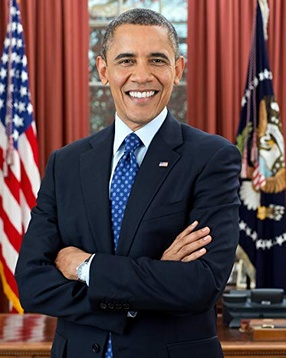
#> input picture images/Barack Obama.jpg, 286 x 358 px, shrunk from 425 x 531 before the run; its folder holds only this picture in this run
$ python genetic_algorithm.py
#> lines starting #> are read from the running program, lines starting #| are printed output that depends on the picture; long printed decimals are rounded
### code/basic_face_recognition.py
import numpy as np
import cv2
import os
from pathlib import Path

MIN_NEIGHBOURS = 5


def fr(scale_factor):
    '''
    Main face recognition function, uses the images directory as the dataset, trains a model
    on the available images and assigns a label to the input image based on the trained model.
    The labels are obtained from the file names of the images available in the images folder itself.

    @param scale_factor: the scale factor to be used for the face detection algorithm
    '''
#> called with scale_factor = 1.84

    try:
        # get current working directory using Path
        current_working_directory = Path.cwd()
        images_directory = os.path.join(
            current_working_directory.parent, 'images')

        # Create a list to store the known people's names (images to train the model on)
        known_people = []
        for file_name in os.listdir(images_directory):
            person_name = os.path.splitext(file_name)[0]
            known_people.append(person_name)

        # Create LBPH recognizer, list to store data and labels
        recognizer = cv2.face.LBPHFaceRecognizer_create()
        training_data = []
        labels = []

        # Loop through known people
        for person_name in known_people:

            img_path = os.path.join(images_directory, f"{person_name}.jpg")
            img = cv2.imread(img_path, cv2.IMREAD_GRAYSCALE)
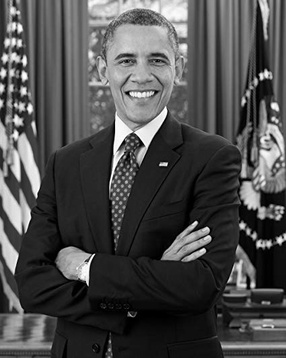
#> img: shape (358, 286); min 0, max 255, mean 76.7

            # Extract the face from the image
            face_cascade = cv2.CascadeClassifier(
                cv2.data.haarcascades + 'haarcascade_frontalface_default.xml')
            faces = face_cascade.detectMultiScale(
                img, scaleFactor=scale_factor, minNeighbors=MIN_NEIGHBOURS, minSize=(30, 30))
#> faces = [[99, 29, 82, 82]]

            # add face to training data list and label to known labels
            for (x, y, w, h) in faces:
                face = img[y:y + h, x:x + w]
                training_data.append(face)
                labels.append(known_people.index(person_name))
#> this loop made 1 pass
#> after the loop, labels = [0]; training_data = 1 item

        # Train the LBPH model with the training data and labels
        recognizer.train(training_data, np.array(labels))

        # Load the input image
        input_image_path = os.path.join(
            current_working_directory.parent, 'input.jpg')
        input_image = cv2.imread(input_image_path, cv2.IMREAD_GRAYSCALE)
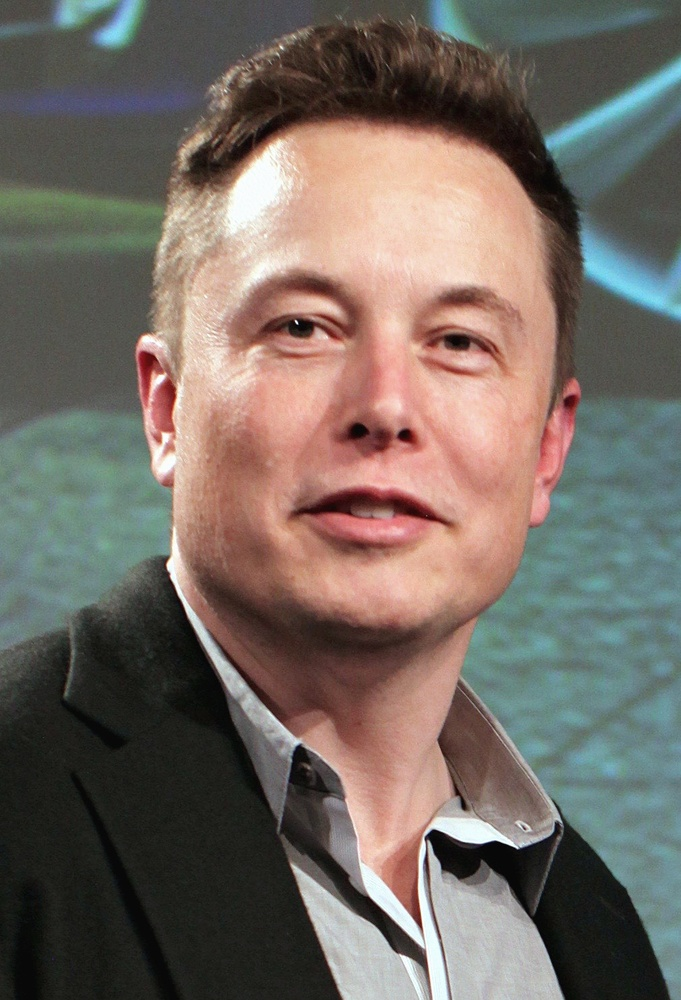
#> input picture input.jpg, 681 x 1000 px, shrunk from 1011 x 1484 before the run
#> input_image: shape (1000, 681); min 0, max 255, mean 108.4

        # Detect faces in the input image and loop through them
        faces = face_cascade.detectMultiScale(
            input_image, scaleFactor=scale_factor, minNeighbors=MIN_NEIGHBOURS, minSize=(30, 30))
#> faces = [[123, 127, 512, 512]]

        for (x, y, w, h) in faces:
            face = input_image[y:y + h, x:x + w]

            # Predict the label for the detected face using the trained LBPH model
            label, loss = recognizer.predict(face)
            confidence = 100 - loss

            # Check if the predicted label is in the known people list
            if label < len(known_people):
                person_name = known_people[label]
                cv2.putText(input_image, f"{person_name}: {confidence:.2f}",
                            (x, y - 10), cv2.FONT_HERSHEY_SIMPLEX, 0.7, (255, 0, 0), 2)

            # If the predicted label is not in the known people list, display 'Unidentified'
            else:
                cv2.putText(input_image, "Unidentified", (x, y - 10),
                            cv2.FONT_HERSHEY_SIMPLEX, 0.7, (255, 0, 0), 2)
#> this loop made 1 pass
#> (x, y, w, h, label, loss, confidence, person_name) on pass 1: (123, 127, 512, 512, 0, 90.24, 9.76, 'Barack Obama')
#> input_image: shape (1000, 681); min 0, max 255, mean 108.8

        # [7 lines of commented-out code are left out]

        return (person_name, confidence)

    except Exception as e:
        # print('Error:', e)
        return ('undefined', 0)

### code/fitness_function.py

from basic_face_recognition import fr


def fitness_function(scale_factor):
    '''
    Universal fitness function for all search algorithms.
    If there is a label mismatch, return zero.
    Otherwise, return the confidence value.
    '''

    person_name, confidence = fr(scale_factor)
#> person_name = 'Barack Obama'; confidence = 9.76
    return confidence, person_name

### code/genetic_algorithm.py
import os
import random
import datetime
import matplotlib.pyplot as plt
from fitness_function import fitness_function


def genetic_algorithm(population_size, fitness_func, num_generations, mutation_rate, mode):
    '''
    Implementation of a genetic algorithm to find the fittest individual in a population
    to be used for parameter tuning of a machine learning model for facial recognition.

    @param population_size: the number of individuals in the population
    @param fitness_func: the fitness function to be used to evaluate the fitness of each individual
    @param num_generations: the number of generations to evolve the population
    @param mutation_rate: the probability of mutation of an offspring
    @param mode: the mode of the genetic algorithm to be used (1: show plot after every generation
    2: save a plot showing the param values vs fitness scores for each individual in every generation)
    '''

    # create an initial population of random parameter values
    population = [random.uniform(1, 2) for _ in range(population_size)]
    print(f'Initial population: {population}')
    temp = [fitness_func(param) for param in population]
#> call 2 of fr, with scale_factor = 1.76
#> in fr (call 2), `faces = face_cascade.detectMultiScale( img, scaleFactor=scale_factor, ..`: faces = [[105, 33, 74, 74]]
#> the loop in fr (call 2), `for (x, y, w, h) in faces:` made 1 pass
#> in fr (call 2), `faces = face_cascade.detectMultiScale( input_image, scaleFactor=scale_..`: faces = [[189, 183, 403, 403]]
#> the loop in fr (call 2), `for (x, y, w, h) in faces:` made 1 pass
#> (x, y, w, h, label, loss, confidence, person_name) on pass 1: (189, 183, 403, 403, 0, 97.1, 2.9, 'Barack Obama')
#> after the loop in fr (call 2), `for (x, y, w, h) in faces:`:
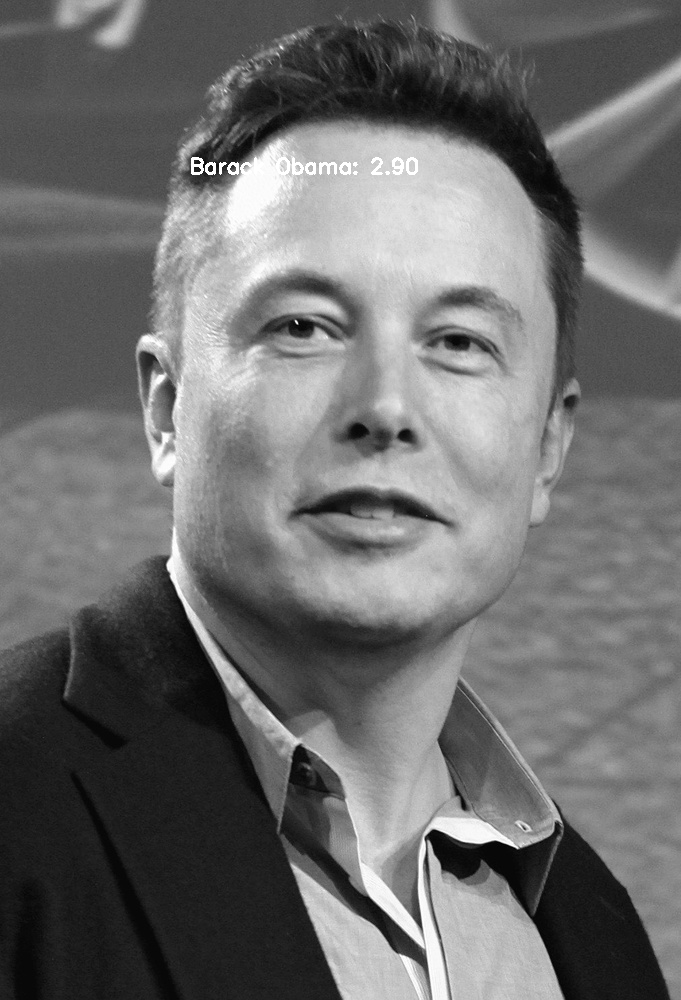
#> input_image: shape (1000, 681); min 0, max 255, mean 108.6
#> call 3 of fr, with scale_factor = 1.42
#> in fr (call 3), `faces = face_cascade.detectMultiScale( img, scaleFactor=scale_factor, ..`: faces = [[108, 35, 69, 69], [96, 21, 98, 98]]
#> the loop in fr (call 3), `for (x, y, w, h) in faces:` made 2 passes
#> after the loop in fr (call 3), `for (x, y, w, h) in faces:`: labels = [0, 0]; training_data = 2 items
#> in fr (call 3), `faces = face_cascade.detectMultiScale( input_image, scaleFactor=scale_..`: faces = [[187, 181, 398, 398], [97, 100, 565, 565]]
#> the loop in fr (call 3), `for (x, y, w, h) in faces:` made 2 passes
#> (x, y, w, h, label, loss, confidence, person_name) on passes 1 to 2: (187, 181, 398, 398, 0, 79.27, 20.73, 'Barack Obama'), (97, 100, 565, 565, 0, 77.42, 22.58, 'Barack Obama')
#> after the loop in fr (call 3), `for (x, y, w, h) in faces:`:
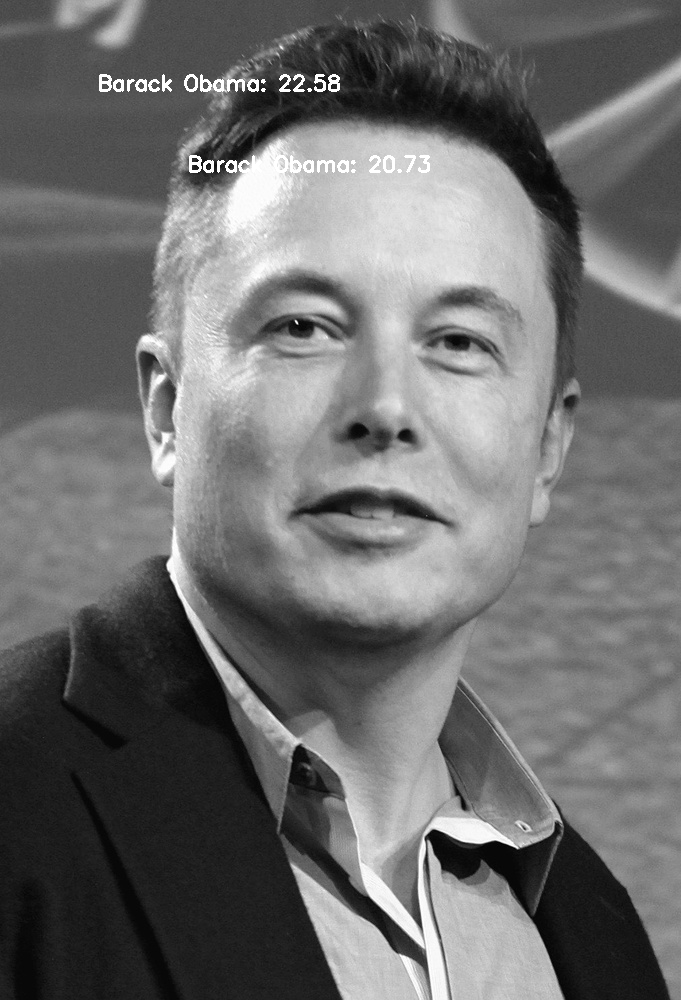
#> input_image: shape (1000, 681); min 0, max 255, mean 109.1
#> call 4 of fr, with scale_factor = 1.26
#> in fr (call 4), `faces = face_cascade.detectMultiScale( img, scaleFactor=scale_factor, ..`: faces = [[100, 28, 84, 84]]
#> the loop in fr (call 4), `for (x, y, w, h) in faces:` made 1 pass
#> after the loop in fr (call 4), `for (x, y, w, h) in faces:`: labels = [0]; training_data = 1 item
#> in fr (call 4), `faces = face_cascade.detectMultiScale( input_image, scaleFactor=scale_..`: faces = [[152, 150, 452, 452]]
#> the loop in fr (call 4), `for (x, y, w, h) in faces:` made 1 pass
#> (x, y, w, h, label, loss, confidence, person_name) on pass 1: (152, 150, 452, 452, 0, 86.91, 13.09, 'Barack Obama')
#> pass 1, in fr (call 4), `face = input_image[y:y + h, x:x + w]`:
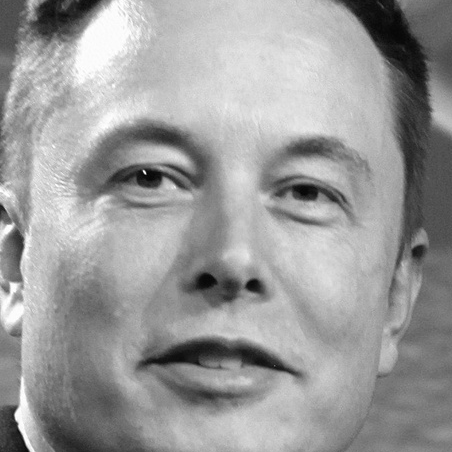
#> face: shape (452, 452); min 2, max 255, mean 155.1
#> after the loop in fr (call 4), `for (x, y, w, h) in faces:`:
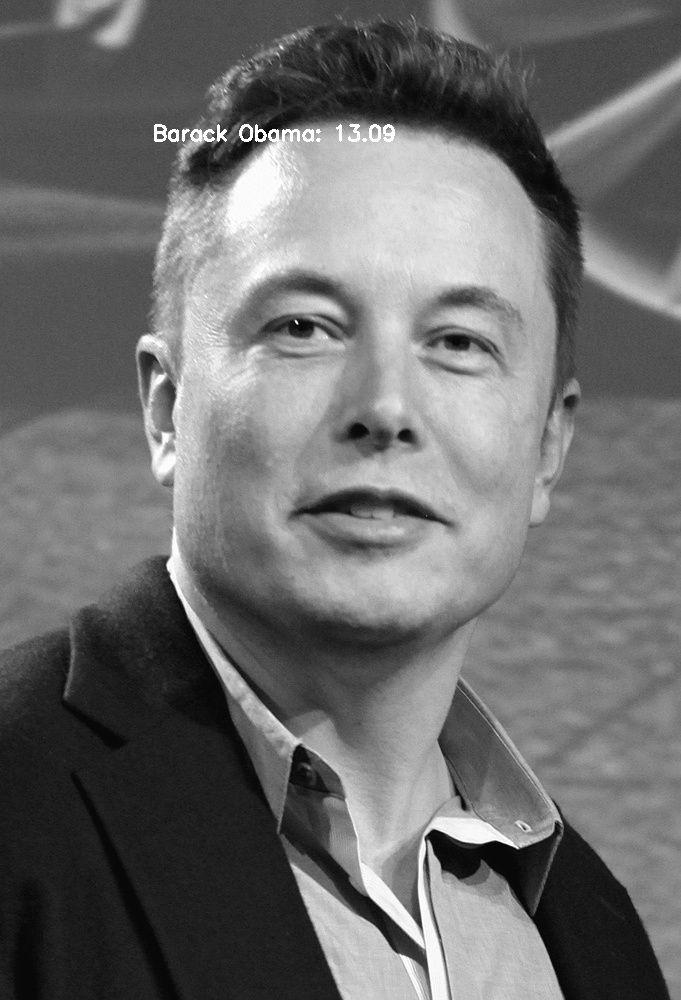
#> input_image: shape (1000, 681); min 0, max 255, mean 108.7
#> temp = [(9.76, 'Barack Obama'), (2.9, 'Barack Obama'), (22.58, 'Barack Obama'), (13.09, 'Barack Obama')]
    initial_fitness_scores = [val[0] for val in temp]
#> initial_fitness_scores = [9.76, 2.9, 22.58, 13.09]
    predictions = [val[1] for val in temp]
#> predictions = ['Barack Obama', 'Barack Obama', 'Barack Obama', 'Barack Obama']
    print(f'Initial fitness scores: {initial_fitness_scores}\n')
#| Initial fitness scores: [9.762, 2.902, 22.583, 13.094]
    print('-' * 180, '\n')

    now = datetime.datetime.now()
    # Format the date and time as "DD-MM-YYYY at HH:MM"
    formatted_datetime = now.strftime("%d-%m-%Y at %H-%M-%S")

    if (mode == 2):
        # create a directory for saving the plots
        plots_dir = f'GA Plots [{formatted_datetime}]'
        os.makedirs(plots_dir, exist_ok=True)

    generation_number = 0
    for i in range(num_generations):
        print(f'Generation #{i + 1}:\n')
        # evaluate fitness of each individual in the population
        temp = [fitness_func(param) for param in population]
        fitness_scores = [val[0] for val in temp]
        predictions = [val[1] for val in temp]
        print(f'Population:', population)
        print(f'Fitness scores:', fitness_scores, '\n')

        # select the fittest individuals for the next generation
        fittest_indices = sorted(range(population_size), key=lambda i: fitness_scores[i], reverse=True)[
            :int(population_size/2)]
        fittest_population = [population[i] for i in fittest_indices]

        # create the next generation by mating fittest individuals
        next_generation = []
        for i in range(population_size):
            parent1 = random.choice(fittest_population)
            parent2 = random.choice(fittest_population)
            offspring = (parent1 + parent2) / 2.0

            # mutation
            if mutation_rate > random.randint(0, 100) / 100:
                offspring = random.uniform(1, 2)

            next_generation.append(offspring)

        population = next_generation
        print(f'Offsprings:', population, '\n')
        print('-' * 180, '\n')

        # plot param values vs fitness scores for each individual in the current generation
        plt.scatter(population, fitness_scores)
        plt.xlabel('Param Value')
        plt.ylabel('Fitness Score')
        plt.title(
            f'Scale Factor vs Fitness Scores till generation {generation_number + 1}')
        plt.xlim(1, 2)  # Set x axis limits from 1 to 2
        plt.ylim(0, 100)  # Set y axis limits from 0 to 100
        if mode == 2:
            # save plot as an image
            plt.savefig(
                f'{plots_dir}/Plot till generation {generation_number + 1}.png')
            plt.title('Cumulative Plot')
            plt.savefig(f'{plots_dir}/Cumulative.png')
        else:
            plt.show()

        generation_number += 1
#> this loop made 10 passes
#> (fitness_scores, fittest_indices, fittest_population) on passes 1, 2, 3, 4, 5, 7: ([9.76, 2.9, 22.58, 13.09], [2, 3], [1.42, 1.26]), ([13.09, 15.7, 10.87, 11.56], [1, 0], [1.58, 1.26]), ([-8.65, 13.09, 22.57, 22.57], [2, 3], [1.42, 1.42]), ([22.57, 22.57, 22.57, 22.57], [0, 1], [1.42, 1.42]), ([0, 22.57, 0.243, 15.7], [1, 3], [1.42, 1.99]), ([0.582, 17.89, 18.68, -1.38], [2, 1], [1.55, 1.56])
#> (fitness_scores, predictions, fittest_indices, fittest_population) on pass 6: ([18.68, 0, 0, 13.98], ['Barack Obama', 'undefined', 'undefined', 'Barack Obama'], [0, 3], [1.55, 1.58])
#> (printed output is left out)
#> pass 1, in genetic_algorithm, `plt.savefig( f'{plots_dir}/Plot till generation {generation_number + 1..`:
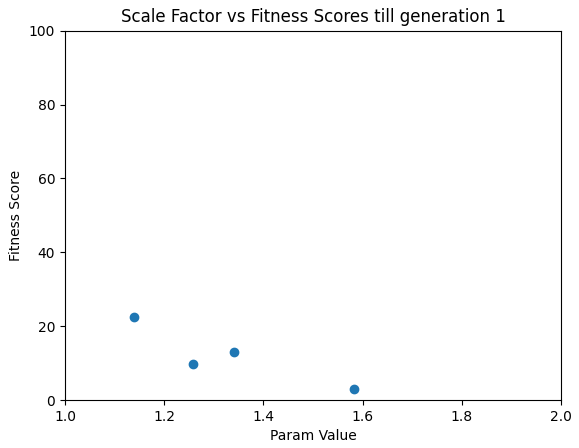
#> figure drawn by matplotlib, 1 panel
#> after the loop, generation_number = 10

    # return the fittest individual in the final population
    fittest_index = max(range(population_size),
                        key=lambda i: fitness_scores[i])
#> fittest_index = 2
    fittest_param = population[fittest_index]
#> fittest_param = 1.6
    fittest_fitness = fitness_scores[fittest_index]
#> fittest_fitness = 20.86
    best_prediction = predictions[fittest_index]
#> best_prediction = 'Barack Obama'
    return fittest_param, fittest_fitness, best_prediction


def main():
    param, fitness, prediction = genetic_algorithm(
        4, fitness_function, 10, 0.5, 2)
#> param = 1.6; fitness = 20.86; prediction = 'Barack Obama'
    print("Best value of scale factor: ", param)
#| Best value of scale factor:  1.596
    print("Maximum fitness: ", fitness)
#| Maximum fitness:  20.857
    print("Prediction: ", prediction)
#| Prediction:  Barack Obama


if __name__ == '__main__':
    main()
